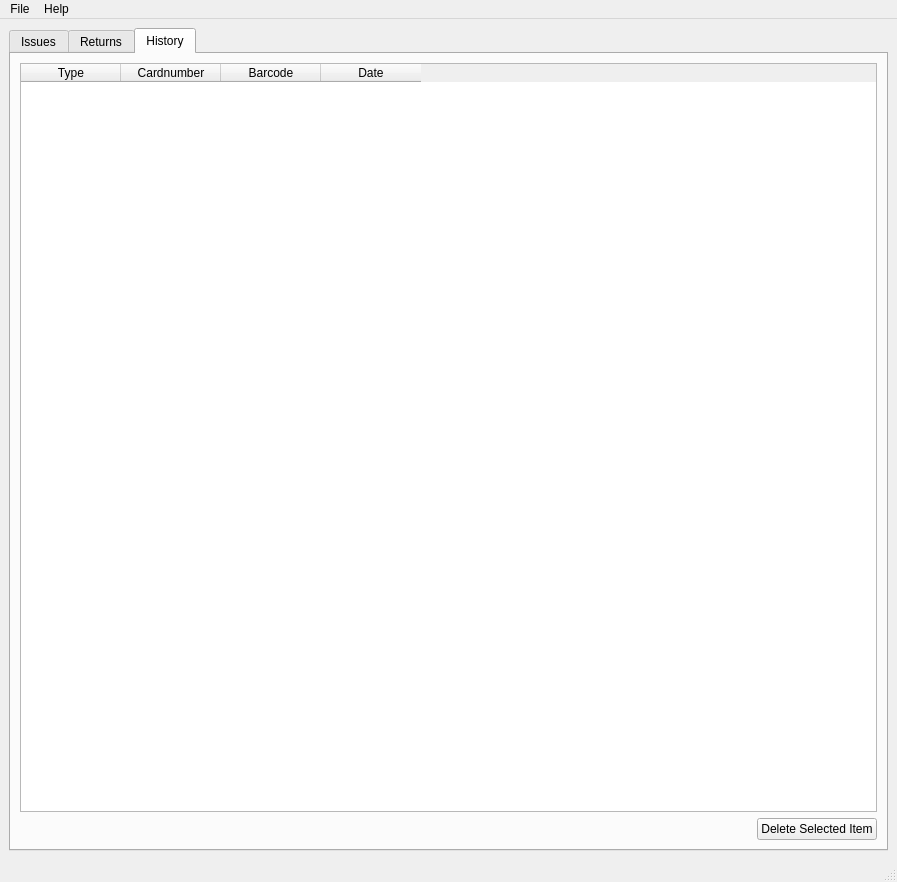
<?xml version="1.0" encoding="UTF-8"?>
<ui version="4.0">
 <class>MainWindow</class>
 <widget class="QMainWindow" name="MainWindow">
  <property name="geometry">
   <rect>
    <x>0</x>
    <y>0</y>
    <width>897</width>
    <height>821</height>
   </rect>
  </property>
  <property name="windowTitle">
   <string>MainWindow</string>
  </property>
  <widget class="QWidget" name="centralwidget">
   <layout class="QVBoxLayout" name="verticalLayout">
    <item>
     <widget class="QTabWidget" name="tabWidget">
      <property name="tabPosition">
       <enum>QTabWidget::North</enum>
      </property>
      <property name="tabShape">
       <enum>QTabWidget::Rounded</enum>
      </property>
      <property name="currentIndex">
       <number>2</number>
      </property>
      <property name="elideMode">
       <enum>Qt::ElideNone</enum>
      </property>
      <property name="tabsClosable">
       <bool>false</bool>
      </property>
      <property name="movable">
       <bool>true</bool>
      </property>
      <widget class="QWidget" name="tabIssues">
       <property name="enabled">
        <bool>true</bool>
       </property>
       <property name="accessibleDescription">
        <string/>
       </property>
       <attribute name="title">
        <string>Issues</string>
       </attribute>
       <layout class="QVBoxLayout" name="verticalLayout_2">
        <item>
         <layout class="QHBoxLayout" name="horizontalLayoutMainBox">
          <property name="sizeConstraint">
           <enum>QLayout::SetMaximumSize</enum>
          </property>
          <item>
           <layout class="QVBoxLayout" name="verticalLayoutIssuesInput">
            <item>
             <widget class="QGroupBox" name="groupBoxBorrowerCardnumber">
              <property name="title">
               <string>Borrower Cardnumber</string>
              </property>
              <layout class="QHBoxLayout" name="horizontalLayout_3">
               <item>
                <widget class="QLineEdit" name="lineEditIssuesBorrowerCardnumber"/>
               </item>
               <item>
                <widget class="QPushButton" name="pushButtonIssuesAcceptCardnumber">
                 <property name="text">
                  <string>Accept</string>
                 </property>
                </widget>
               </item>
               <item>
                <widget class="QPushButton" name="pushButtonIssuesSearchBorrowers">
                 <property name="text">
                  <string>Search</string>
                 </property>
                </widget>
               </item>
              </layout>
             </widget>
            </item>
            <item>
             <widget class="QGroupBox" name="groupBoxItemBarcode">
              <property name="title">
               <string>Item Barcode</string>
              </property>
              <layout class="QHBoxLayout" name="horizontalLayout_4">
               <item>
                <widget class="QLineEdit" name="lineEditIssuesItemBarcode"/>
               </item>
               <item>
                <widget class="QPushButton" name="pushButtonAddItemBarcode">
                 <property name="text">
                  <string>Add Item</string>
                 </property>
                </widget>
               </item>
              </layout>
             </widget>
            </item>
            <item>
             <widget class="QGroupBox" name="groupBox">
              <property name="title">
               <string>Previously Scanned Barcodes</string>
              </property>
              <layout class="QVBoxLayout" name="verticalLayout_3">
               <item>
                <widget class="QListWidget" name="listWidgetIssuesScannedBarcodes"/>
               </item>
               <item>
                <layout class="QHBoxLayout" name="horizontalLayoutDeleteButton">
                 <property name="topMargin">
                  <number>5</number>
                 </property>
                 <property name="bottomMargin">
                  <number>5</number>
                 </property>
                 <item>
                  <spacer name="horizontalSpacer">
                   <property name="orientation">
                    <enum>Qt::Horizontal</enum>
                   </property>
                   <property name="sizeHint" stdset="0">
                    <size>
                     <width>40</width>
                     <height>20</height>
                    </size>
                   </property>
                  </spacer>
                 </item>
                 <item>
                  <widget class="QPushButton" name="pushButtonIssuesDeleteSelectedItem">
                   <property name="text">
                    <string>Delete Selected Item</string>
                   </property>
                  </widget>
                 </item>
                </layout>
               </item>
               <item>
                <spacer name="verticalSpacer">
                 <property name="orientation">
                  <enum>Qt::Vertical</enum>
                 </property>
                 <property name="sizeType">
                  <enum>QSizePolicy::Fixed</enum>
                 </property>
                 <property name="sizeHint" stdset="0">
                  <size>
                   <width>20</width>
                   <height>40</height>
                  </size>
                 </property>
                </spacer>
               </item>
               <item>
                <layout class="QHBoxLayout" name="horizontalLayoutCompleteCancelButtons">
                 <item>
                  <spacer name="horizontalSpacer_2">
                   <property name="orientation">
                    <enum>Qt::Horizontal</enum>
                   </property>
                   <property name="sizeHint" stdset="0">
                    <size>
                     <width>40</width>
                     <height>20</height>
                    </size>
                   </property>
                  </spacer>
                 </item>
                 <item>
                  <widget class="QDialogButtonBox" name="buttonBoxIssues">
                   <property name="standardButtons">
                    <set>QDialogButtonBox::Cancel|QDialogButtonBox::Ok</set>
                   </property>
                  </widget>
                 </item>
                </layout>
               </item>
              </layout>
             </widget>
            </item>
           </layout>
          </item>
          <item>
           <widget class="Line" name="line">
            <property name="orientation">
             <enum>Qt::Vertical</enum>
            </property>
           </widget>
          </item>
          <item>
           <layout class="QVBoxLayout" name="verticalLayoutBorrowerDetails">
            <property name="sizeConstraint">
             <enum>QLayout::SetDefaultConstraint</enum>
            </property>
            <item>
             <widget class="QGroupBox" name="groupBoxBorrowerDetails">
              <property name="title">
               <string>Borrower Details</string>
              </property>
              <layout class="QVBoxLayout" name="verticalLayout_5">
               <item>
                <widget class="QGroupBox" name="groupBoxName">
                 <property name="title">
                  <string>Name</string>
                 </property>
                 <layout class="QHBoxLayout" name="horizontalLayout_5">
                  <item>
                   <widget class="QLineEdit" name="lineEditName">
                    <property name="readOnly">
                     <bool>true</bool>
                    </property>
                   </widget>
                  </item>
                 </layout>
                </widget>
               </item>
               <item>
                <widget class="QGroupBox" name="groupBoxAddress">
                 <property name="title">
                  <string>Address</string>
                 </property>
                 <layout class="QHBoxLayout" name="horizontalLayout_6">
                  <item>
                   <widget class="QTextEdit" name="textEditAddress">
                    <property name="sizePolicy">
                     <sizepolicy hsizetype="Expanding" vsizetype="Expanding">
                      <horstretch>0</horstretch>
                      <verstretch>0</verstretch>
                     </sizepolicy>
                    </property>
                    <property name="readOnly">
                     <bool>true</bool>
                    </property>
                   </widget>
                  </item>
                 </layout>
                </widget>
               </item>
               <item>
                <widget class="QGroupBox" name="groupBoxPhone">
                 <property name="title">
                  <string>Phone Number</string>
                 </property>
                 <layout class="QHBoxLayout" name="horizontalLayout_7">
                  <item>
                   <widget class="QLineEdit" name="lineEditPhone">
                    <property name="readOnly">
                     <bool>true</bool>
                    </property>
                   </widget>
                  </item>
                 </layout>
                </widget>
               </item>
               <item>
                <widget class="QGroupBox" name="groupBoxDOB">
                 <property name="title">
                  <string>Date of Birth</string>
                 </property>
                 <layout class="QHBoxLayout" name="horizontalLayout_8">
                  <item>
                   <widget class="QLineEdit" name="lineEditDOB">
                    <property name="readOnly">
                     <bool>true</bool>
                    </property>
                   </widget>
                  </item>
                 </layout>
                </widget>
               </item>
               <item>
                <widget class="QGroupBox" name="groupBoxFines">
                 <property name="title">
                  <string>Fines</string>
                 </property>
                 <layout class="QHBoxLayout" name="horizontalLayout_9">
                  <item>
                   <widget class="QLineEdit" name="lineEditFine">
                    <property name="readOnly">
                     <bool>true</bool>
                    </property>
                   </widget>
                  </item>
                  <item>
                   <widget class="QToolButton" name="toolButtonFineDetails">
                    <property name="text">
                     <string>...</string>
                    </property>
                   </widget>
                  </item>
                  <item>
                   <widget class="QPushButton" name="pushButtonPayFines">
                    <property name="text">
                     <string>Pay Fines</string>
                    </property>
                   </widget>
                  </item>
                 </layout>
                </widget>
               </item>
               <item>
                <widget class="QGroupBox" name="groupBoxCurrentIssues">
                 <property name="title">
                  <string>Current Issues</string>
                 </property>
                 <layout class="QHBoxLayout" name="horizontalLayout_10">
                  <item>
                   <widget class="QTableWidget" name="tableWidgetCurrentIssues">
                    <property name="minimumSize">
                     <size>
                      <width>0</width>
                      <height>300</height>
                     </size>
                    </property>
                    <property name="editTriggers">
                     <set>QAbstractItemView::NoEditTriggers</set>
                    </property>
                    <property name="dragDropOverwriteMode">
                     <bool>false</bool>
                    </property>
                    <property name="alternatingRowColors">
                     <bool>true</bool>
                    </property>
                    <property name="selectionMode">
                     <enum>QAbstractItemView::SingleSelection</enum>
                    </property>
                    <property name="selectionBehavior">
                     <enum>QAbstractItemView::SelectRows</enum>
                    </property>
                    <attribute name="horizontalHeaderCascadingSectionResizes">
                     <bool>true</bool>
                    </attribute>
                    <attribute name="horizontalHeaderShowSortIndicator" stdset="0">
                     <bool>false</bool>
                    </attribute>
                    <attribute name="verticalHeaderShowSortIndicator" stdset="0">
                     <bool>false</bool>
                    </attribute>
                    <column>
                     <property name="text">
                      <string>Date Due</string>
                     </property>
                    </column>
                    <column>
                     <property name="text">
                      <string>Title</string>
                     </property>
                    </column>
                    <column>
                     <property name="text">
                      <string>Type</string>
                     </property>
                    </column>
                    <column>
                     <property name="text">
                      <string>Callnumber</string>
                     </property>
                    </column>
                   </widget>
                  </item>
                 </layout>
                </widget>
               </item>
              </layout>
             </widget>
            </item>
           </layout>
          </item>
         </layout>
        </item>
       </layout>
      </widget>
      <widget class="QWidget" name="tabReturns">
       <attribute name="title">
        <string>Returns</string>
       </attribute>
       <layout class="QVBoxLayout" name="verticalLayout_6">
        <item>
         <layout class="QVBoxLayout" name="verticalLayoutIssuesInput_2">
          <item>
           <widget class="QGroupBox" name="groupBoxItemBarcode_2">
            <property name="title">
             <string>Item Barcode</string>
            </property>
            <layout class="QHBoxLayout" name="horizontalLayout_12">
             <item>
              <widget class="QLineEdit" name="lineEditReturnsItemBarcode"/>
             </item>
             <item>
              <widget class="QPushButton" name="pushButtonReturnsAddItemBarcode">
               <property name="text">
                <string>Add Item</string>
               </property>
              </widget>
             </item>
             <item>
              <spacer name="horizontalSpacer_5">
               <property name="orientation">
                <enum>Qt::Horizontal</enum>
               </property>
               <property name="sizeHint" stdset="0">
                <size>
                 <width>40</width>
                 <height>20</height>
                </size>
               </property>
              </spacer>
             </item>
            </layout>
           </widget>
          </item>
          <item>
           <widget class="QGroupBox" name="groupBox_2">
            <property name="title">
             <string>Previously Scanned Barcodes</string>
            </property>
            <layout class="QVBoxLayout" name="verticalLayout_4">
             <item>
              <widget class="QListWidget" name="listWidgetReturnsScannedBarcodes"/>
             </item>
             <item>
              <layout class="QHBoxLayout" name="horizontalLayoutDeleteButton_2">
               <property name="topMargin">
                <number>5</number>
               </property>
               <property name="bottomMargin">
                <number>5</number>
               </property>
               <item>
                <spacer name="horizontalSpacer_3">
                 <property name="orientation">
                  <enum>Qt::Horizontal</enum>
                 </property>
                 <property name="sizeHint" stdset="0">
                  <size>
                   <width>40</width>
                   <height>20</height>
                  </size>
                 </property>
                </spacer>
               </item>
               <item>
                <widget class="QPushButton" name="pushButtonReturnsDeleteSelectedItem">
                 <property name="text">
                  <string>Delete Selected Item</string>
                 </property>
                </widget>
               </item>
              </layout>
             </item>
             <item>
              <spacer name="verticalSpacer_2">
               <property name="orientation">
                <enum>Qt::Vertical</enum>
               </property>
               <property name="sizeType">
                <enum>QSizePolicy::Fixed</enum>
               </property>
               <property name="sizeHint" stdset="0">
                <size>
                 <width>20</width>
                 <height>40</height>
                </size>
               </property>
              </spacer>
             </item>
             <item>
              <layout class="QHBoxLayout" name="horizontalLayoutCompleteCancelButtons_2">
               <item>
                <spacer name="horizontalSpacer_4">
                 <property name="orientation">
                  <enum>Qt::Horizontal</enum>
                 </property>
                 <property name="sizeHint" stdset="0">
                  <size>
                   <width>40</width>
                   <height>20</height>
                  </size>
                 </property>
                </spacer>
               </item>
               <item>
                <widget class="QDialogButtonBox" name="buttonBoxReturns">
                 <property name="standardButtons">
                  <set>QDialogButtonBox::Cancel|QDialogButtonBox::Ok</set>
                 </property>
                </widget>
               </item>
              </layout>
             </item>
            </layout>
           </widget>
          </item>
         </layout>
        </item>
       </layout>
      </widget>
      <widget class="QWidget" name="tabHistory">
       <attribute name="title">
        <string>History</string>
       </attribute>
       <layout class="QVBoxLayout" name="verticalLayout_7">
        <item>
         <widget class="QTableWidget" name="tableWidgetHistory">
          <column>
           <property name="text">
            <string>Type</string>
           </property>
          </column>
          <column>
           <property name="text">
            <string>Cardnumber</string>
           </property>
          </column>
          <column>
           <property name="text">
            <string>Barcode</string>
           </property>
          </column>
          <column>
           <property name="text">
            <string>Date</string>
           </property>
          </column>
         </widget>
        </item>
        <item>
         <layout class="QHBoxLayout" name="horizontalLayout">
          <item>
           <spacer name="horizontalSpacer_6">
            <property name="orientation">
             <enum>Qt::Horizontal</enum>
            </property>
            <property name="sizeHint" stdset="0">
             <size>
              <width>40</width>
              <height>20</height>
             </size>
            </property>
           </spacer>
          </item>
          <item>
           <widget class="QPushButton" name="pushButtonHistoryDeleteSelectedItem">
            <property name="text">
             <string>Delete Selected Item</string>
            </property>
           </widget>
          </item>
         </layout>
        </item>
       </layout>
      </widget>
     </widget>
    </item>
   </layout>
  </widget>
  <widget class="QMenuBar" name="menubar">
   <property name="geometry">
    <rect>
     <x>0</x>
     <y>0</y>
     <width>897</width>
     <height>25</height>
    </rect>
   </property>
   <widget class="QMenu" name="menuFile">
    <property name="title">
     <string>File</string>
    </property>
    <addaction name="actionNew"/>
    <addaction name="actionOpen"/>
    <addaction name="actionOpen_Recent"/>
    <addaction name="separator"/>
    <addaction name="actionSave"/>
    <addaction name="actionSave_As"/>
    <addaction name="separator"/>
    <addaction name="actionClose"/>
    <addaction name="separator"/>
    <addaction name="actionQuite"/>
   </widget>
   <widget class="QMenu" name="menuHelp">
    <property name="title">
     <string>Help</string>
    </property>
    <addaction name="actionAbout"/>
   </widget>
   <addaction name="menuFile"/>
   <addaction name="menuHelp"/>
  </widget>
  <widget class="QStatusBar" name="statusbar"/>
  <action name="actionNew">
   <property name="text">
    <string>New</string>
   </property>
  </action>
  <action name="actionOpen">
   <property name="text">
    <string>Open</string>
   </property>
  </action>
  <action name="actionOpen_Recent">
   <property name="text">
    <string>Open Recent</string>
   </property>
  </action>
  <action name="actionSave">
   <property name="text">
    <string>Save</string>
   </property>
  </action>
  <action name="actionSave_As">
   <property name="text">
    <string>Save As...</string>
   </property>
  </action>
  <action name="actionClose">
   <property name="text">
    <string>Close</string>
   </property>
  </action>
  <action name="actionQuite">
   <property name="text">
    <string>Quit</string>
   </property>
  </action>
  <action name="actionAbout">
   <property name="text">
    <string>About</string>
   </property>
  </action>
 </widget>
 <resources/>
 <connections/>
</ui>
